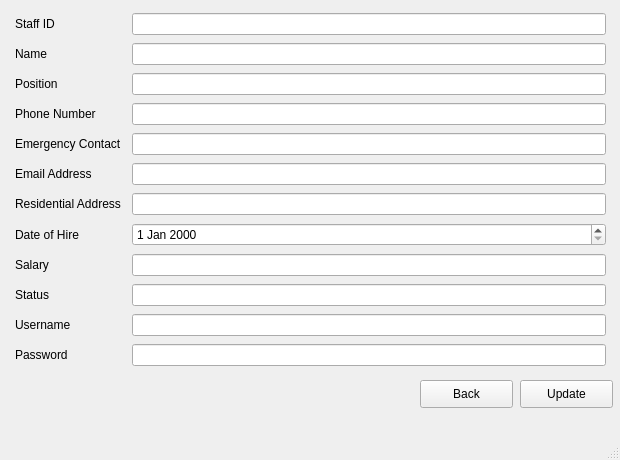
<?xml version="1.0" encoding="UTF-8"?>
<ui version="4.0">
 <class>MainWindow</class>
 <widget class="QMainWindow" name="MainWindow">
  <property name="geometry">
   <rect>
    <x>0</x>
    <y>0</y>
    <width>620</width>
    <height>460</height>
   </rect>
  </property>
  <property name="sizePolicy">
   <sizepolicy hsizetype="Fixed" vsizetype="Fixed">
    <horstretch>0</horstretch>
    <verstretch>0</verstretch>
   </sizepolicy>
  </property>
  <property name="windowTitle">
   <string>Update Staff</string>
  </property>
  <widget class="QWidget" name="centralwidget">
   <widget class="QPushButton" name="updateStaffButton">
    <property name="geometry">
     <rect>
      <x>520</x>
      <y>380</y>
      <width>93</width>
      <height>28</height>
     </rect>
    </property>
    <property name="text">
     <string>Update</string>
    </property>
   </widget>
   <widget class="QWidget" name="gridLayoutWidget">
    <property name="geometry">
     <rect>
      <x>10</x>
      <y>10</y>
      <width>601</width>
      <height>371</height>
     </rect>
    </property>
    <layout class="QGridLayout" name="gridLayout" rowstretch="0,0,0,0,0,0,0,0,0,0,0,0" columnstretch="0,0">
     <property name="leftMargin">
      <number>5</number>
     </property>
     <property name="rightMargin">
      <number>5</number>
     </property>
     <property name="horizontalSpacing">
      <number>10</number>
     </property>
     <property name="verticalSpacing">
      <number>5</number>
     </property>
     <item row="1" column="0">
      <widget class="QLabel" name="label_5">
       <property name="text">
        <string>Name</string>
       </property>
      </widget>
     </item>
     <item row="8" column="0">
      <widget class="QLabel" name="label_3">
       <property name="text">
        <string>Salary</string>
       </property>
      </widget>
     </item>
     <item row="7" column="0">
      <widget class="QLabel" name="label">
       <property name="text">
        <string>Date of Hire</string>
       </property>
      </widget>
     </item>
     <item row="2" column="1">
      <widget class="QLineEdit" name="lineEdit_4"/>
     </item>
     <item row="10" column="1">
      <widget class="QLineEdit" name="lineEdit_8"/>
     </item>
     <item row="8" column="1">
      <widget class="QLineEdit" name="lineEdit_2"/>
     </item>
     <item row="0" column="0">
      <widget class="QLabel" name="label_7">
       <property name="text">
        <string>Staff ID</string>
       </property>
      </widget>
     </item>
     <item row="6" column="1">
      <widget class="QLineEdit" name="lineEdit"/>
     </item>
     <item row="6" column="0">
      <widget class="QLabel" name="label_2">
       <property name="text">
        <string>Residential Address</string>
       </property>
      </widget>
     </item>
     <item row="0" column="1">
      <widget class="QLineEdit" name="lineEdit_7"/>
     </item>
     <item row="7" column="1">
      <widget class="QDateEdit" name="dateEdit"/>
     </item>
     <item row="4" column="0">
      <widget class="QLabel" name="label_11">
       <property name="text">
        <string>Emergency Contact</string>
       </property>
      </widget>
     </item>
     <item row="4" column="1">
      <widget class="QLineEdit" name="lineEdit_10"/>
     </item>
     <item row="3" column="1">
      <widget class="QLineEdit" name="lineEdit_5"/>
     </item>
     <item row="2" column="0">
      <widget class="QLabel" name="label_6">
       <property name="text">
        <string>Position</string>
       </property>
      </widget>
     </item>
     <item row="5" column="1">
      <widget class="QLineEdit" name="lineEdit_6"/>
     </item>
     <item row="3" column="0">
      <widget class="QLabel" name="label_9">
       <property name="text">
        <string>Phone Number</string>
       </property>
      </widget>
     </item>
     <item row="1" column="1">
      <widget class="QLineEdit" name="lineEdit_3"/>
     </item>
     <item row="5" column="0">
      <widget class="QLabel" name="label_8">
       <property name="text">
        <string>Email Address</string>
       </property>
      </widget>
     </item>
     <item row="10" column="0">
      <widget class="QLabel" name="label_4">
       <property name="text">
        <string>Username</string>
       </property>
      </widget>
     </item>
     <item row="11" column="1">
      <widget class="QLineEdit" name="lineEdit_9"/>
     </item>
     <item row="11" column="0">
      <widget class="QLabel" name="label_10">
       <property name="text">
        <string>Password</string>
       </property>
      </widget>
     </item>
     <item row="9" column="1">
      <widget class="QLineEdit" name="lineEdit_11"/>
     </item>
     <item row="9" column="0">
      <widget class="QLabel" name="label_12">
       <property name="text">
        <string>Status</string>
       </property>
      </widget>
     </item>
    </layout>
   </widget>
   <widget class="QPushButton" name="backButton">
    <property name="geometry">
     <rect>
      <x>420</x>
      <y>380</y>
      <width>93</width>
      <height>28</height>
     </rect>
    </property>
    <property name="text">
     <string>Back</string>
    </property>
   </widget>
  </widget>
  <widget class="QMenuBar" name="menubar">
   <property name="geometry">
    <rect>
     <x>0</x>
     <y>0</y>
     <width>620</width>
     <height>21</height>
    </rect>
   </property>
  </widget>
  <widget class="QStatusBar" name="statusbar"/>
 </widget>
 <resources/>
 <connections/>
</ui>
